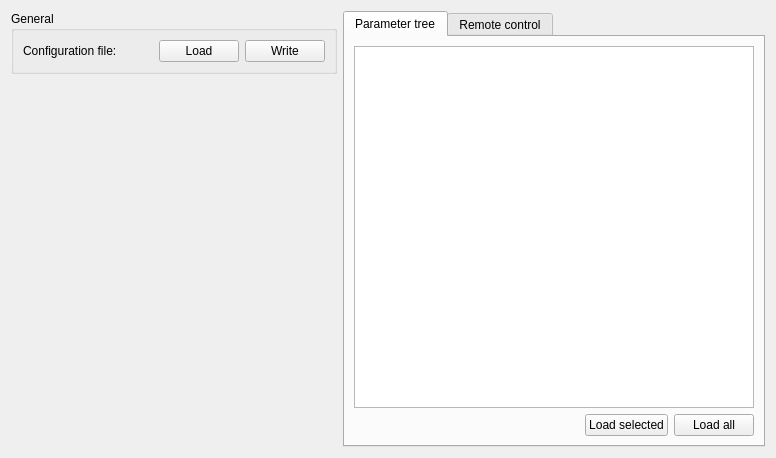
<?xml version="1.0" encoding="UTF-8"?>
<ui version="4.0">
 <class>DeviceControls</class>
 <widget class="QWidget" name="DeviceControls">
  <property name="geometry">
   <rect>
    <x>0</x>
    <y>0</y>
    <width>776</width>
    <height>458</height>
   </rect>
  </property>
  <property name="sizePolicy">
   <sizepolicy hsizetype="Preferred" vsizetype="Preferred">
    <horstretch>0</horstretch>
    <verstretch>0</verstretch>
   </sizepolicy>
  </property>
  <property name="windowTitle">
   <string>Device Controls</string>
  </property>
  <layout class="QHBoxLayout" name="horizontalLayout_10">
   <item>
    <layout class="QVBoxLayout" name="left_window_side">
     <item>
      <widget class="QGroupBox" name="groupBox_5">
       <property name="title">
        <string>General</string>
       </property>
       <layout class="QVBoxLayout" name="verticalLayout_6">
        <item>
         <layout class="QHBoxLayout" name="horizontalLayout_9">
          <item>
           <widget class="QLabel" name="label_16">
            <property name="text">
             <string>Configuration file:</string>
            </property>
           </widget>
          </item>
          <item>
           <spacer name="horizontalSpacer_9">
            <property name="orientation">
             <enum>Qt::Horizontal</enum>
            </property>
            <property name="sizeHint" stdset="0">
             <size>
              <width>40</width>
              <height>20</height>
             </size>
            </property>
           </spacer>
          </item>
          <item>
           <widget class="QPushButton" name="loadConfigFile">
            <property name="enabled">
             <bool>true</bool>
            </property>
            <property name="focusPolicy">
             <enum>Qt::NoFocus</enum>
            </property>
            <property name="text">
             <string>Load</string>
            </property>
           </widget>
          </item>
          <item>
           <widget class="QPushButton" name="writeConfigFile">
            <property name="enabled">
             <bool>true</bool>
            </property>
            <property name="focusPolicy">
             <enum>Qt::NoFocus</enum>
            </property>
            <property name="text">
             <string>Write</string>
            </property>
           </widget>
          </item>
         </layout>
        </item>
       </layout>
      </widget>
     </item>
     <item>
      <layout class="QVBoxLayout" name="user_settings"/>
     </item>
     <item>
      <spacer name="verticalSpacer">
       <property name="orientation">
        <enum>Qt::Vertical</enum>
       </property>
       <property name="sizeHint" stdset="0">
        <size>
         <width>20</width>
         <height>40</height>
        </size>
       </property>
      </spacer>
     </item>
    </layout>
   </item>
   <item>
    <widget class="QFrame" name="expert_frame">
     <property name="sizePolicy">
      <sizepolicy hsizetype="Preferred" vsizetype="Preferred">
       <horstretch>1</horstretch>
       <verstretch>0</verstretch>
      </sizepolicy>
     </property>
     <property name="frameShape">
      <enum>QFrame::NoFrame</enum>
     </property>
     <property name="frameShadow">
      <enum>QFrame::Plain</enum>
     </property>
     <layout class="QVBoxLayout" name="verticalLayout_8">
      <property name="spacing">
       <number>6</number>
      </property>
      <property name="leftMargin">
       <number>0</number>
      </property>
      <property name="topMargin">
       <number>0</number>
      </property>
      <property name="rightMargin">
       <number>0</number>
      </property>
      <property name="bottomMargin">
       <number>0</number>
      </property>
      <item>
       <widget class="QTabWidget" name="expert_widget">
        <property name="sizePolicy">
         <sizepolicy hsizetype="Preferred" vsizetype="Preferred">
          <horstretch>1</horstretch>
          <verstretch>0</verstretch>
         </sizepolicy>
        </property>
        <property name="currentIndex">
         <number>0</number>
        </property>
        <widget class="QWidget" name="tab_2">
         <attribute name="title">
          <string>Parameter tree</string>
         </attribute>
         <layout class="QVBoxLayout" name="verticalLayout_5">
          <item>
           <widget class="QTreeWidget" name="expert_tree">
            <property name="sizePolicy">
             <sizepolicy hsizetype="Expanding" vsizetype="Expanding">
              <horstretch>1</horstretch>
              <verstretch>0</verstretch>
             </sizepolicy>
            </property>
            <property name="minimumSize">
             <size>
              <width>400</width>
              <height>0</height>
             </size>
            </property>
            <property name="editTriggers">
             <set>QAbstractItemView::NoEditTriggers</set>
            </property>
            <property name="selectionMode">
             <enum>QAbstractItemView::ExtendedSelection</enum>
            </property>
            <property name="selectionBehavior">
             <enum>QAbstractItemView::SelectRows</enum>
            </property>
            <attribute name="headerVisible">
             <bool>false</bool>
            </attribute>
            <attribute name="headerCascadingSectionResizes">
             <bool>true</bool>
            </attribute>
            <attribute name="headerDefaultSectionSize">
             <number>200</number>
            </attribute>
            <column>
             <property name="text">
              <string>Setting</string>
             </property>
            </column>
            <column>
             <property name="text">
              <string>Value</string>
             </property>
            </column>
           </widget>
          </item>
          <item>
           <layout class="QHBoxLayout" name="horizontalLayout_8">
            <item>
             <spacer name="horizontalSpacer_8">
              <property name="orientation">
               <enum>Qt::Horizontal</enum>
              </property>
              <property name="sizeHint" stdset="0">
               <size>
                <width>40</width>
                <height>20</height>
               </size>
              </property>
             </spacer>
            </item>
            <item>
             <widget class="QPushButton" name="load_selected_button">
              <property name="text">
               <string>Load selected</string>
              </property>
             </widget>
            </item>
            <item>
             <widget class="QPushButton" name="load_all_button">
              <property name="text">
               <string>Load all</string>
              </property>
             </widget>
            </item>
           </layout>
          </item>
         </layout>
        </widget>
        <widget class="QWidget" name="tab">
         <attribute name="title">
          <string>Remote control</string>
         </attribute>
         <layout class="QVBoxLayout" name="verticalLayout_7">
          <item>
           <layout class="QHBoxLayout" name="horizontalLayout_11">
            <item>
             <widget class="QLabel" name="label_7">
              <property name="text">
               <string>Local server IP address:</string>
              </property>
             </widget>
            </item>
            <item>
             <spacer name="horizontalSpacer_12">
              <property name="orientation">
               <enum>Qt::Horizontal</enum>
              </property>
              <property name="sizeHint" stdset="0">
               <size>
                <width>40</width>
                <height>20</height>
               </size>
              </property>
             </spacer>
            </item>
            <item>
             <widget class="QLineEdit" name="ip_label">
              <property name="enabled">
               <bool>true</bool>
              </property>
              <property name="alignment">
               <set>Qt::AlignRight|Qt::AlignTrailing|Qt::AlignVCenter</set>
              </property>
             </widget>
            </item>
           </layout>
          </item>
          <item>
           <layout class="QHBoxLayout" name="horizontalLayout_24">
            <item>
             <widget class="QLabel" name="label_6">
              <property name="text">
               <string>Transport protocol:</string>
              </property>
             </widget>
            </item>
            <item>
             <widget class="QComboBox" name="network_protocol_select">
              <item>
               <property name="text">
                <string>UDP</string>
               </property>
              </item>
             </widget>
            </item>
            <item>
             <spacer name="horizontalSpacer_23">
              <property name="orientation">
               <enum>Qt::Horizontal</enum>
              </property>
              <property name="sizeHint" stdset="0">
               <size>
                <width>40</width>
                <height>20</height>
               </size>
              </property>
             </spacer>
            </item>
            <item>
             <widget class="QLabel" name="label_5">
              <property name="text">
               <string>Port:</string>
              </property>
             </widget>
            </item>
            <item>
             <widget class="QSpinBox" name="port_box">
              <property name="minimumSize">
               <size>
                <width>80</width>
                <height>0</height>
               </size>
              </property>
              <property name="alignment">
               <set>Qt::AlignRight|Qt::AlignTrailing|Qt::AlignVCenter</set>
              </property>
              <property name="minimum">
               <number>5000</number>
              </property>
              <property name="maximum">
               <number>10000</number>
              </property>
              <property name="value">
               <number>9000</number>
              </property>
             </widget>
            </item>
           </layout>
          </item>
          <item>
           <layout class="QHBoxLayout" name="horizontalLayout_23">
            <item>
             <spacer name="horizontalSpacer_22">
              <property name="orientation">
               <enum>Qt::Horizontal</enum>
              </property>
              <property name="sizeHint" stdset="0">
               <size>
                <width>40</width>
                <height>20</height>
               </size>
              </property>
             </spacer>
            </item>
            <item>
             <widget class="QPushButton" name="start_server_button">
              <property name="text">
               <string>Start </string>
              </property>
              <property name="checkable">
               <bool>true</bool>
              </property>
             </widget>
            </item>
           </layout>
          </item>
          <item>
           <widget class="QTextBrowser" name="server_log">
            <property name="enabled">
             <bool>true</bool>
            </property>
            <property name="sizePolicy">
             <sizepolicy hsizetype="Expanding" vsizetype="Expanding">
              <horstretch>0</horstretch>
              <verstretch>1</verstretch>
             </sizepolicy>
            </property>
            <property name="minimumSize">
             <size>
              <width>250</width>
              <height>100</height>
             </size>
            </property>
            <property name="maximumSize">
             <size>
              <width>16777215</width>
              <height>16777215</height>
             </size>
            </property>
           </widget>
          </item>
         </layout>
        </widget>
       </widget>
      </item>
     </layout>
    </widget>
   </item>
  </layout>
  <action name="actionExpert">
   <property name="checkable">
    <bool>true</bool>
   </property>
   <property name="icon">
    <iconset resource="ui/icons/icons.qrc">
     <normaloff>:/object-unlocked.png</normaloff>
     <normalon>:/object-locked.png</normalon>:/object-unlocked.png</iconset>
   </property>
   <property name="text">
    <string>Enable expert mode</string>
   </property>
   <property name="shortcut">
    <string>Ctrl+E</string>
   </property>
  </action>
  <action name="actionCloseDialog">
   <property name="icon">
    <iconset resource="ui/icons/icons.qrc">
     <normaloff>:/edit-delete.png</normaloff>:/edit-delete.png</iconset>
   </property>
   <property name="text">
    <string>Close</string>
   </property>
   <property name="shortcut">
    <string>Ctrl+W</string>
   </property>
  </action>
 </widget>
 <resources>
  <include location="ui/icons/icons.qrc"/>
 </resources>
 <connections/>
</ui>
